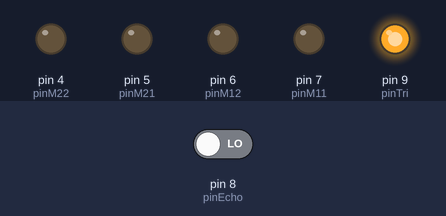
The sketch below on a simulated Arduino Uno, built with avr-gcc and run on an emulated ATmega328P. Parts: output pins drawn as LEDs (lit = HIGH). The test bench sets the inputs (shaded band); at power-on: pin 8 (pinEcho) LOW. What the sketch prints to the serial monitor is not drawn.

Above: at 0.5 s.
Timing chart, 0 to 3.0 s (numbered marks = the images above):
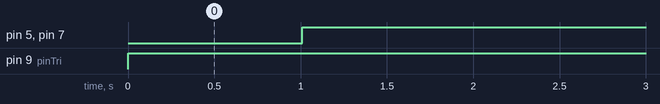

The sketch:

sketch_oct31a.ino
```cpp
// primera prueba de robot 1
// mark 1
// snesor ultrasonico
int pinTri = 9 ;
int pinEcho = 8 ;
int recibe ;
// motor 1
int pinM11 = 7 ;
int pinM12 = 6 ;
// motor 2
int pinM21 = 5 ;
int pinM22 = 4 ;

void setup() {
  // put your setup code here, to run once:
  pinMode(pinM11,OUTPUT);
  pinMode(pinM12,OUTPUT);
  pinMode(pinM21,OUTPUT);
  pinMode(pinM22,OUTPUT);
  pinMode(pinTri,OUTPUT);
  pinMode(pinEcho,INPUT);
  Serial.begin(9600);


}

void loop() {
  // put your main code here, to run repeatedly:
  /*
  digitalWrite(pinM11,HIGH);
  digitalWrite(pinM12,LOW);
  digitalWrite(pinM21,HIGH);
  digitalWrite(pinM22,LOW);
  */
  digitalWrite(pinTri,OUTPUT);
  delayMicroseconds(25);
  recibe = pulseIn(pinEcho,HIGH);
  delay(10);
  digitalWrite(pinTri,LOW);
  Serial.println(recibe);
  if (recibe >= 800){
 digitalWrite(pinM11,LOW);
  digitalWrite(pinM12,LOW);
  digitalWrite(pinM21,LOW);
  digitalWrite(pinM22,LOW);
  }
  else {
   digitalWrite(pinM11,HIGH);
  digitalWrite(pinM12,LOW);
  digitalWrite(pinM21,HIGH);
  digitalWrite(pinM22,LOW);
  }


}
```

Measured:
- by itself, pin 5 (pinM21), pin 7 (pinM11): LOW → HIGH at 1.0 s
- by itself, pin 9 (pinTri): LOW → HIGH at 0.00 s
